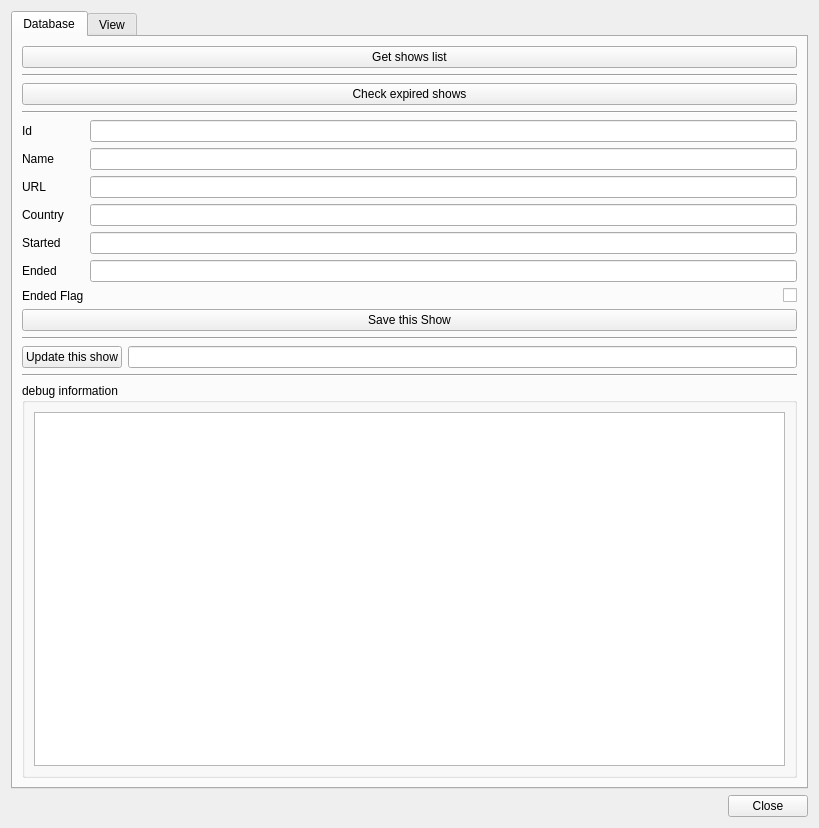
<ui version="4.0" >
 <class>MainWindow</class>
 <widget class="QWidget" name="MainWindow" >
  <property name="geometry" >
   <rect>
    <x>0</x>
    <y>0</y>
    <width>819</width>
    <height>828</height>
   </rect>
  </property>
  <property name="windowTitle" >
   <string>MainWindow</string>
  </property>
  <layout class="QGridLayout" name="gridLayout" >
   <item row="1" column="0" >
    <widget class="QTabWidget" name="tabWidget" >
     <property name="currentIndex" >
      <number>0</number>
     </property>
     <widget class="QWidget" name="tabDB" >
      <attribute name="title" >
       <string>Database</string>
      </attribute>
      <layout class="QGridLayout" name="gridLayout_2" >
       <item row="0" column="0" colspan="2" >
        <widget class="QPushButton" name="btnListShow" >
         <property name="text" >
          <string>Get shows list</string>
         </property>
        </widget>
       </item>
       <item row="1" column="0" colspan="2" >
        <widget class="Line" name="line" >
         <property name="orientation" >
          <enum>Qt::Horizontal</enum>
         </property>
        </widget>
       </item>
       <item row="2" column="0" colspan="2" >
        <widget class="QPushButton" name="btnCheckExpiredShows" >
         <property name="text" >
          <string>Check expired shows</string>
         </property>
        </widget>
       </item>
       <item row="3" column="0" colspan="2" >
        <widget class="Line" name="line_2" >
         <property name="orientation" >
          <enum>Qt::Horizontal</enum>
         </property>
        </widget>
       </item>
       <item row="4" column="0" colspan="2" >
        <layout class="QFormLayout" name="formLayout_2" >
         <item row="0" column="0" >
          <widget class="QLabel" name="lblId" >
           <property name="text" >
            <string>Id</string>
           </property>
          </widget>
         </item>
         <item row="0" column="1" >
          <widget class="QLineEdit" name="ldtShowId" />
         </item>
         <item row="1" column="0" >
          <widget class="QLabel" name="lblName" >
           <property name="text" >
            <string>Name</string>
           </property>
          </widget>
         </item>
         <item row="1" column="1" >
          <widget class="QLineEdit" name="ldtShowName" />
         </item>
         <item row="2" column="0" >
          <widget class="QLabel" name="lblUrl" >
           <property name="text" >
            <string>URL</string>
           </property>
          </widget>
         </item>
         <item row="2" column="1" >
          <widget class="QLineEdit" name="ldtUrl" />
         </item>
         <item row="3" column="0" >
          <widget class="QLabel" name="lblCountry" >
           <property name="text" >
            <string>Country</string>
           </property>
          </widget>
         </item>
         <item row="3" column="1" >
          <widget class="QLineEdit" name="ldtCountry" />
         </item>
         <item row="4" column="0" >
          <widget class="QLabel" name="lblStarted" >
           <property name="text" >
            <string>Started</string>
           </property>
          </widget>
         </item>
         <item row="4" column="1" >
          <widget class="QLineEdit" name="ldtStarted" />
         </item>
         <item row="5" column="0" >
          <widget class="QLabel" name="lblEnded" >
           <property name="text" >
            <string>Ended</string>
           </property>
          </widget>
         </item>
         <item row="5" column="1" >
          <widget class="QLineEdit" name="ldtEnded" />
         </item>
         <item row="6" column="0" >
          <widget class="QLabel" name="lblEndedFlag" >
           <property name="text" >
            <string>Ended Flag</string>
           </property>
          </widget>
         </item>
         <item row="6" column="1" >
          <widget class="QCheckBox" name="cbxEndedFlag" >
           <property name="layoutDirection" >
            <enum>Qt::RightToLeft</enum>
           </property>
           <property name="text" >
            <string/>
           </property>
          </widget>
         </item>
        </layout>
       </item>
       <item row="5" column="0" colspan="2" >
        <widget class="QPushButton" name="btnSaveShow" >
         <property name="text" >
          <string>Save this Show</string>
         </property>
        </widget>
       </item>
       <item row="6" column="0" colspan="2" >
        <widget class="Line" name="line_3" >
         <property name="orientation" >
          <enum>Qt::Horizontal</enum>
         </property>
        </widget>
       </item>
       <item row="10" column="0" colspan="2" >
        <widget class="QGroupBox" name="groupBox_2" >
         <property name="title" >
          <string>debug information</string>
         </property>
         <layout class="QGridLayout" name="gridLayout_3" >
          <item row="0" column="0" >
           <widget class="QTextEdit" name="infoTextEdit" />
          </item>
         </layout>
        </widget>
       </item>
       <item row="9" column="0" colspan="2" >
        <widget class="Line" name="line_4" >
         <property name="orientation" >
          <enum>Qt::Horizontal</enum>
         </property>
        </widget>
       </item>
       <item row="7" column="1" >
        <widget class="QLineEdit" name="ldtUpdateShowId" />
       </item>
       <item row="7" column="0" >
        <widget class="QPushButton" name="btnUpdateShow" >
         <property name="text" >
          <string>Update this show</string>
         </property>
        </widget>
       </item>
      </layout>
     </widget>
     <widget class="QWidget" name="tabView" >
      <attribute name="title" >
       <string>View</string>
      </attribute>
      <layout class="QGridLayout" name="gridLayout_4" >
       <item row="0" column="0" >
        <widget class="QPushButton" name="btnRequestDB" >
         <property name="text" >
          <string>Request DB</string>
         </property>
        </widget>
       </item>
       <item row="1" column="0" >
        <widget class="QTableView" name="tblView" />
       </item>
      </layout>
     </widget>
    </widget>
   </item>
   <item row="2" column="0" >
    <widget class="QDialogButtonBox" name="buttonBox" >
     <property name="standardButtons" >
      <set>QDialogButtonBox::Close</set>
     </property>
     <property name="centerButtons" >
      <bool>false</bool>
     </property>
    </widget>
   </item>
  </layout>
 </widget>
 <resources/>
 <connections/>
</ui>
